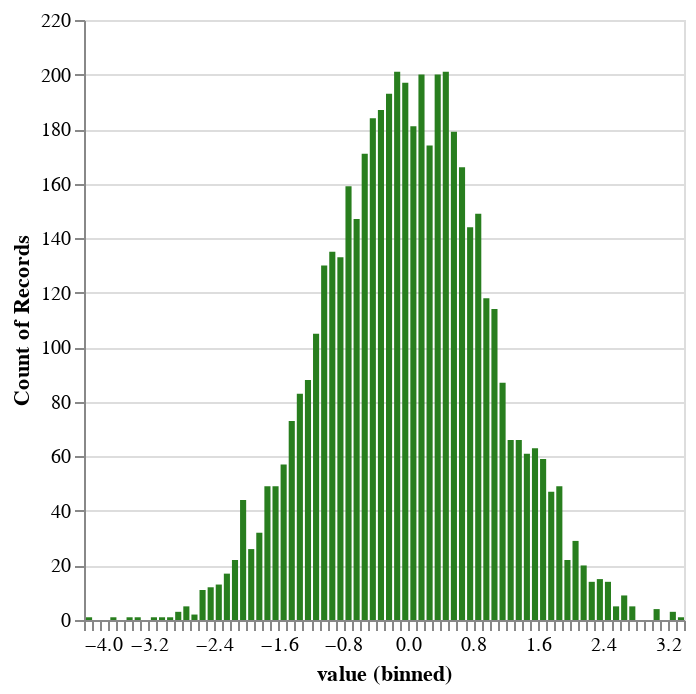

This figure's notebook cell:
### Code cell
# Histograms work better here

normal_values = pd.DataFrame({"value": n.rvs(5000)})

alt.Chart(normal_values).mark_bar().encode(
    alt.X("value", bin=alt.Bin(maxbins=100)),
    y='count()',
    color=alt.value('#287E1E'),  # Aside: Note US spelling. Also try "hex codes": https://htmlcolorcodes.com/
)

### Figure 1 — Vega-Lite specification as saved in the notebook (floating-point values rounded to 4 significant figures; data arrays with more than 128 entries replaced by an {"elided": "..."} marker saying what was removed)
{"config": {"view": {"continuousWidth": 300, "continuousHeight": 300}}, "data": {"name": "data-1719bee868832f86a899de08c8c94327"}, "mark": {"type": "bar"}, "encoding": {"color": {"value": "#287E1E"}, "x": {"bin": {"maxbins": 100}, "field": "value", "type": "quantitative"}, "y": {"aggregate": "count", "type": "quantitative"}}, "$schema": "https://vega.github.io/schema/vega-lite/v5.8.0.json", "datasets": {"data-1719bee868832f86a899de08c8c94327": {"elided": "5000 records"}}}
